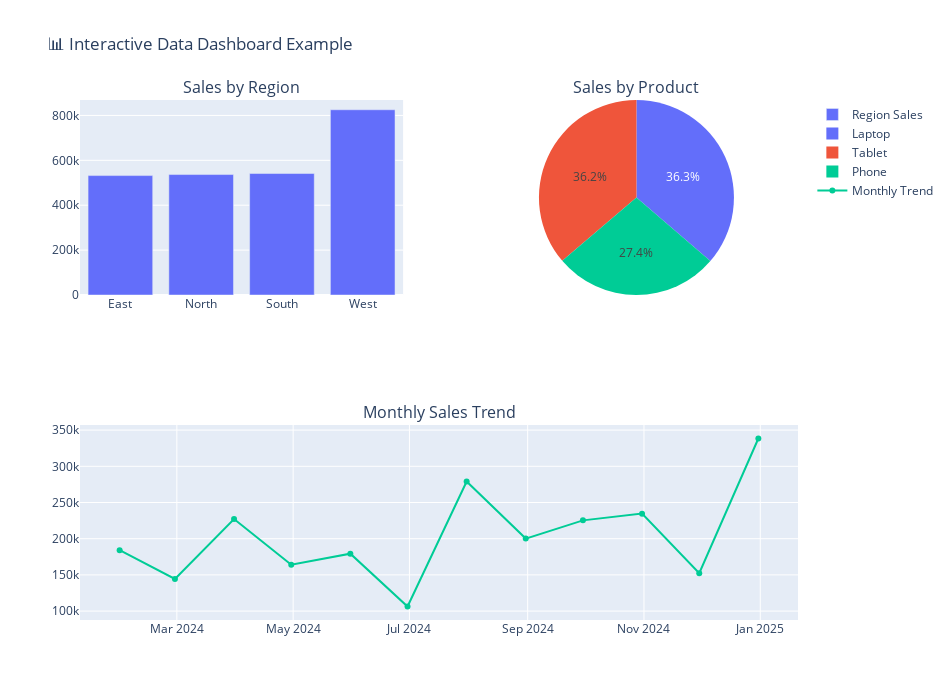

The cell this chart's notebook holds for it:
### Code cell
# Aggregated views
sales_by_region = df.groupby("Region", as_index=False)["Sales"].sum()
sales_by_product = df.groupby("Product", as_index=False)["Sales"].sum()
sales_trend = df.groupby("Month", as_index=False)["Sales"].sum().sort_values("Month")

# Create dashboard layout
fig = make_subplots(rows=2, cols=2,
                    subplot_titles=("Sales by Region", "Sales by Product", "Monthly Sales Trend", "Profit vs Sales"),
                    specs=[[{"type": "bar"}, {"type": "pie"}],
                           [{"colspan": 2}, None]])

# Add charts
fig.add_trace(go.Bar(x=sales_by_region["Region"], y=sales_by_region["Sales"], name="Region Sales"), row=1, col=1)
fig.add_trace(go.Pie(labels=sales_by_product["Product"], values=sales_by_product["Sales"], name="Product Sales"), row=1, col=2)
fig.add_trace(go.Scatter(x=sales_trend["Month"], y=sales_trend["Sales"], mode="lines+markers", name="Monthly Trend"), row=2, col=1)

fig.update_layout(height=700, width=950, title_text="📊 Interactive Data Dashboard Example")
fig.show()

### Figure 1 — Plotly figure (JSON) as saved in the notebook; plotly's stock layout.template omitted (floating-point values rounded to 4 significant figures)
{"data": [{"name": "Region Sales", "type": "bar", "x": ["East", "North", "South", "West"], "xaxis": "x", "y": [532002, 536654, 541249, 825364], "yaxis": "y"}, {"domain": {"x": [0.55, 1], "y": [0.625, 1]}, "labels": ["Laptop", "Phone", "Tablet"], "name": "Product Sales", "type": "pie", "values": [884318, 668481, 882470]}, {"mode": "lines+markers", "name": "Monthly Trend", "type": "scatter", "x": ["2024-01-31T00:00:00.000000000", "2024-02-29T00:00:00.000000000", "2024-03-31T00:00:00.000000000", "2024-04-30T00:00:00.000000000", "2024-05-31T00:00:00.000000000", "2024-06-30T00:00:00.000000000", "2024-07-31T00:00:00.000000000", "2024-08-31T00:00:00.000000000", "2024-09-30T00:00:00.000000000", "2024-10-31T00:00:00.000000000", "2024-11-30T00:00:00.000000000", "2024-12-31T00:00:00.000000000"], "xaxis": "x2", "y": [184076, 144338, 227239, 164009, 179320, 106348, 279015, 200151, 225316, 234621, 152441, 338395], "yaxis": "y2"}], "layout": {"annotations": [{"font": {"size": 16}, "showarrow": false, "text": "Sales by Region", "x": 0.225, "xanchor": "center", "xref": "paper", "y": 1, "yanchor": "bottom", "yref": "paper"}, {"font": {"size": 16}, "showarrow": false, "text": "Sales by Product", "x": 0.775, "xanchor": "center", "xref": "paper", "y": 1, "yanchor": "bottom", "yref": "paper"}, {"font": {"size": 16}, "showarrow": false, "text": "Monthly Sales Trend", "x": 0.5, "xanchor": "center", "xref": "paper", "y": 0.375, "yanchor": "bottom", "yref": "paper"}], "height": 700, "title": {"text": "📊 Interactive Data Dashboard Example"}, "width": 950, "xaxis": {"anchor": "y", "domain": [0, 0.45]}, "xaxis2": {"anchor": "y2", "domain": [0, 1]}, "yaxis": {"anchor": "x", "domain": [0.625, 1]}, "yaxis2": {"anchor": "x2", "domain": [0, 0.375]}}}
